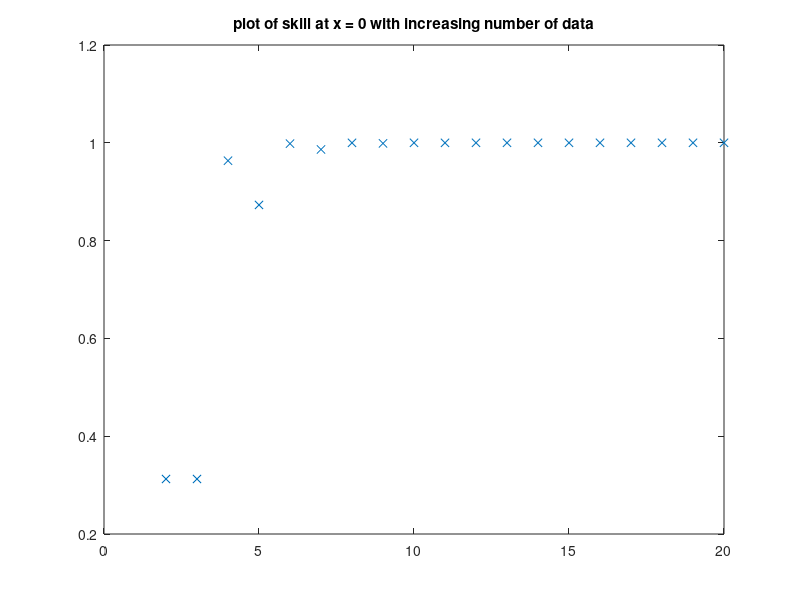

Write the MATLAB code that produced this figure.
%HW4 intgauss part c
%
% code adapted from Dan Rudnick

clear all; close all

scale=1;
noise=0;
t=(-5:0.1:5)';
d = [0.5; 1];
vals = zeros(19,1);


for n=2:20
   t = linspace(scale*-1,scale,n)';
   cov = zeros(n,n);
   
   % populate covariance matrix
   for i=1:n % rows
       for j=1:n % cols
           cov(i,j) = (1+((t(i)-t(j))/scale)^2)^-1;
       end
   end
   cov = cov+eye(n,n)*noise;
   
   dx = -(1+((0-t)/scale).^2).^(-2).*(2*(0-t)/(scale^2)); % n x 1
   ddx = 2/(scale^2);
   skillt = (dx'*inv(cov)*dx)/(ddx);
   vals(n-1) = skillt;
   
end

figure
plot(2:20,vals,'x')
title('plot of skill at x = 0 with increasing number of data')
